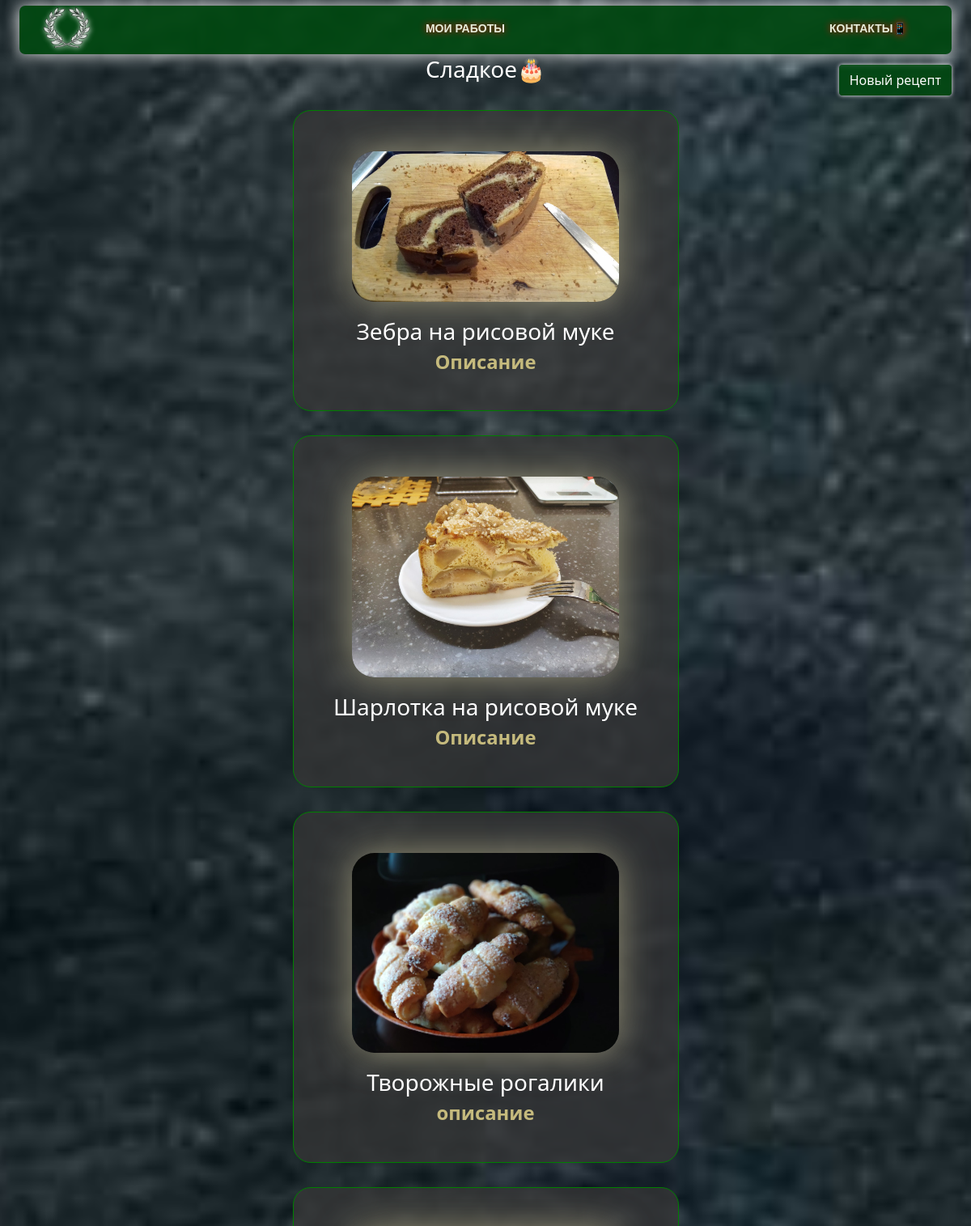
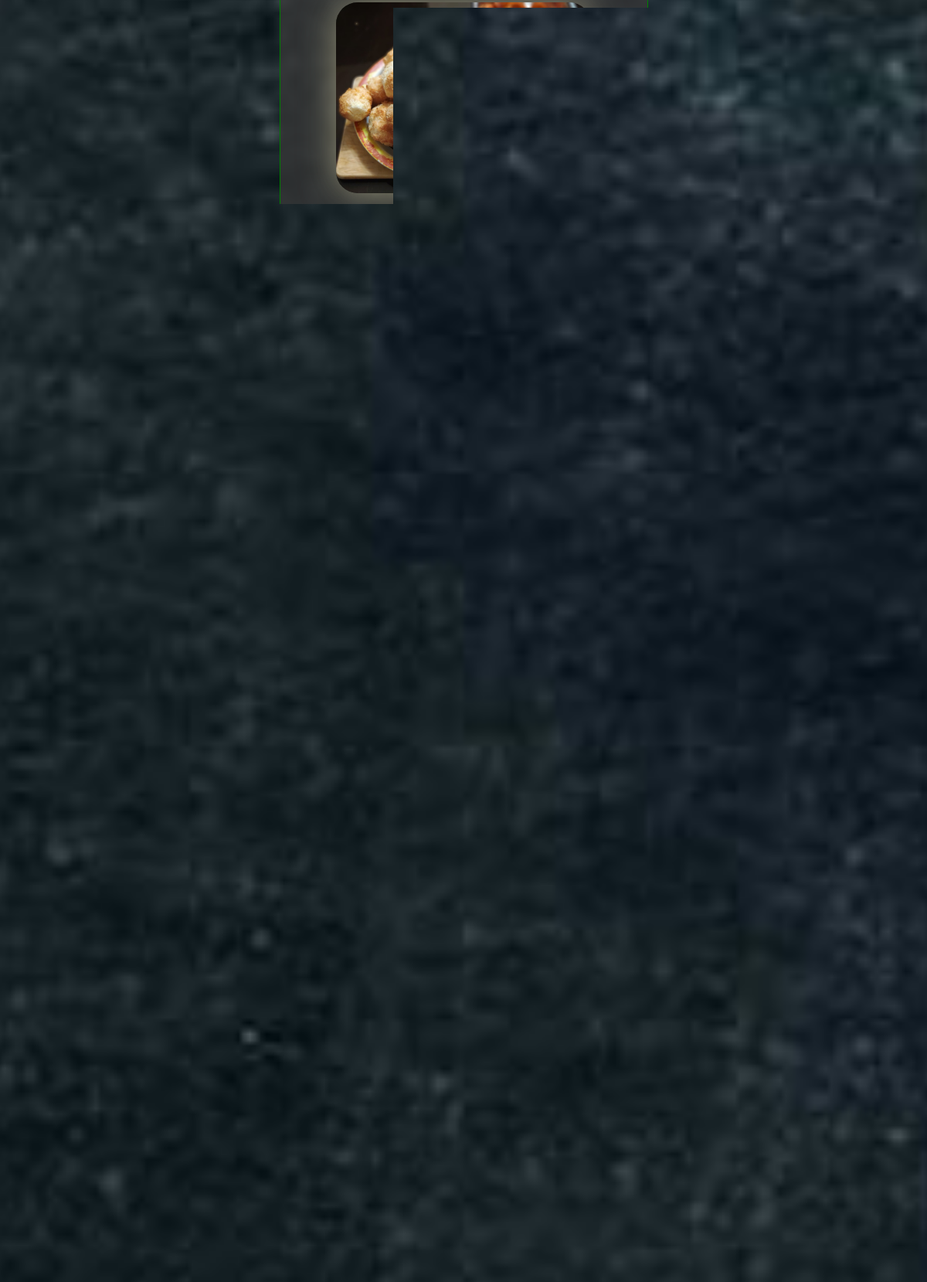
Page /categor/7/ (upper part) on the committed database (2 pictures, top to bottom).
### gluten/models.py (models this page shows, shortened)
class Recept(models.Model):
    name = models.CharField(default='',max_length=200)
    types = models.ForeignKey(Categor,default=0,on_delete=models.CASCADE)
    comp = jsonfield.JSONField(default='')
    description = models.CharField(default='',max_length=200)
    pub_date = models.DateTimeField(default=now,blank=True)
    likes = models.IntegerField(default=0)
    img = models.ImageField(upload_to ='uploads/', default='none.png')

class Categor(models.Model):
    title = models.CharField(default='Test',max_length=200)
    def __str__(self):
        return self.title

### gluten/views.py (the view)
# urls.py: path('categor/<int:categor_id>/', views.detail, name='detail'),
def detail(request, categor_id):
    try:
        recepts = Recept.objects.filter(types=categor_id)
    except Recept.DoesNotExist:
        raise Http404("Question does not exist")
    return render(request, 'recepts.html', {'recepts': recepts})

### templates/recepts.html (shortened to what this page needs)
{% extends 'base.html' %}
{% block content %}
<center>
    <div class="text">{{ recepts.0.types }}</div>
</center>
<div class="text">
    <center>
        {% for recept in recepts %}
            <div id="rec">
                <a href="/recept/{{ recept.id }}/">
                    <div id="rec_content">
                            <img src="/media/{{ recept.img }}" class="amg">
                            {{ recept.name }}
                            <p id="description">{{ recept.description }}</p>
                        <br>
                    </div>
                </a>
            </div>
        {% endfor %}
</center>
</div>
{% endblock %}

### static/css/style.css (style rules this page uses)
.div { background-image: url(../Background_image.jpg); background-position: center center; background-repeat: no-repeat; background-attachment: fixed; background-size: cover; background-color: #000000; color: #fff; }
.amg { min-width: 330px; alt: inherit; box-shadow: 0 0 45px rgba(238, 228, 176, 0.54); margin: 0 auto; margin-bottom: 15px; margin-top: 40px; display: block; border-radius: 28px; width: 52%; height: 40%; object-fit: cover; }
.text { color:white; font-size:175%; width: 75%; margin: 0 auto; }
div#block div.text a { color: white; text-decoration: none; }
div#block div.text div#rec { background-color: rgba(55, 55, 55, 0.75); border-radius: 22px; margin-top: 30px; width: 53%; border: 1px solid green; }
div#block div.text div#rec div#rec_content { padding-top: 10px; border-radius: 7px; margin: 0 auto;; }
div#block div.text a p#description { color: rgb(197, 186, 125); font-weight: 900; margin: 0; font-size: 85%; text-shadow: silver; }
* { box-sizing: border-box; }

### rows in the picture
Recept: types.title "Сладкое🎂", img (picture), name "Зебра на рисовой муке", description "Описание"
Recept: img (picture), name "Шарлотка на рисовой муке", description "Описание"
Recept: img (picture), name "Творожные рогалики", description "описание"
Recept: img (picture), name "Кокосанки"
Recept: img (picture), name "Десерт из свежих яблока и творога"
Recept: img (picture), name "Десерт из запеченных яблок", description "описание"
